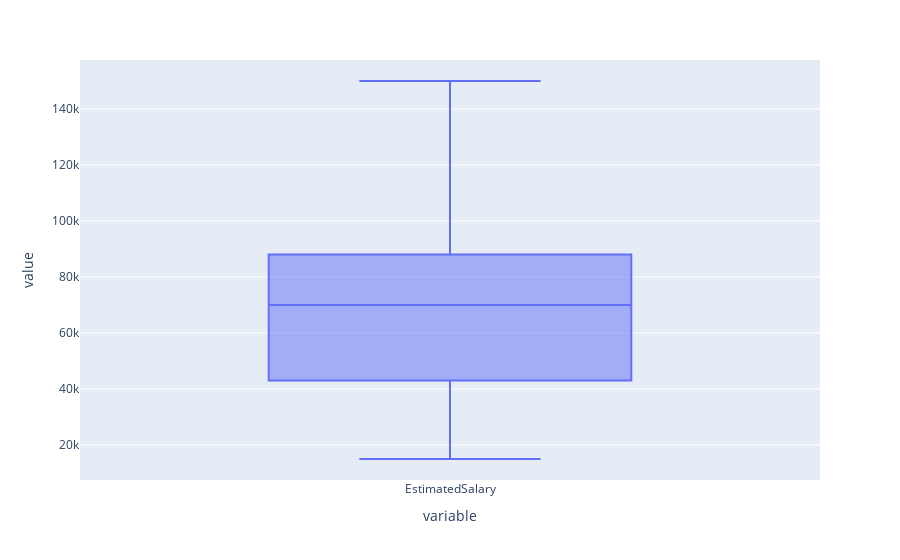

This figure's notebook cell:
### Code cell
fig = px.box(df['EstimatedSalary'])
fig.show()

### Figure 1 — Plotly figure (JSON) as saved in the notebook; plotly's stock layout.template omitted (floating-point values rounded to 4 significant figures; data arrays with more than 128 entries replaced by an {"elided": "..."} marker saying what was removed)
{"data": [{"alignmentgroup": "True", "hovertemplate": "variable=%{x}<br>value=%{y}<extra></extra>", "legendgroup": "", "marker": {"color": "#636efa"}, "name": "", "notched": false, "offsetgroup": "", "orientation": "v", "showlegend": false, "type": "box", "x": {"elided": "400 str values"}, "x0": " ", "xaxis": "x", "y": {"elided": "400 int values"}, "y0": " ", "yaxis": "y"}], "layout": {"autosize": true, "boxmode": "group", "legend": {"tracegroupgap": 0}, "margin": {"t": 60}, "xaxis": {"anchor": "y", "autorange": true, "domain": [0, 1], "range": [-0.5, 0.5], "title": {"text": "variable"}, "type": "category"}, "yaxis": {"anchor": "x", "autorange": true, "domain": [0, 1], "range": [7500.0, 157500], "title": {"text": "value"}, "type": "linear"}}}
